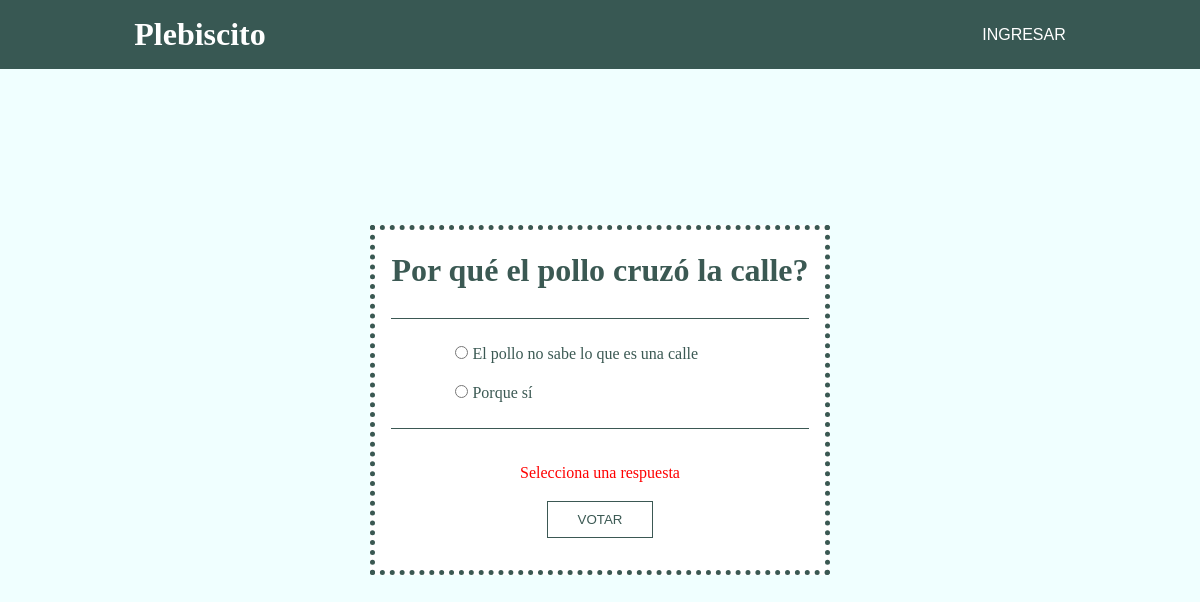
/polls/5/vote, run on the app's committed database.
### polls/models.py (models this page shows, shortened)
class Question(models.Model):
    question_text = models.CharField(max_length=200)
    pub_date = models.DateTimeField('Fecha de publicación')
    def was_published_recently(self):
        now = timezone.now()
        return now - datetime.timedelta(days=1) <= self.pub_date <=now
    was_published_recently.admin_order_field = 'pub_date'
    was_published_recently.boolean = True
    was_published_recently.short_description = 'Publicado recientemente?'

class Choice(models.Model):
    question = models.ForeignKey(Question, on_delete=models.CASCADE)
    choice_text = models.CharField(max_length=200)
    votes = models.IntegerField(default=0)

### polls/views.py (the view, shortened to what this page needs)
# urls.py: path('<int:question_id>/vote', views.vote, name='vote'),
def vote(request, question_id):
    question = get_object_or_404(Question, pk=question_id)
    choice = get_object_or_404(Choice, pk=question_id)
    try:
        selected_choice = question.choice_set.get(pk=request.POST['choice'])
    except (KeyError, Choice.DoesNotExist):
        return render(request, 'polls/detail.html', {
            'question':question,
            'error_message':"Selecciona una respuesta",
            })

### polls/templates/polls/detail.html (shortened to what this page needs)
{% extends 'base.html' %}
{% block content %}
<div class="sub-title">
  <h1>{{ question.question_text }}</h1>
</div>
<div class="sub-content">
<form action='{% url 'polls:vote' question.id %}' method='post'>
{% for choice in question.choice_set.all %}
  <div class="sub-option">
    <input type="radio" name="choice" id="choice{{ forloop.counter }}" value="{{ choice.id }}">
    <label for="choice{{ forloop.counter }}">{{ choice.choice_text }}</label><br>
  </div>
{% endfor %}
</div>
<div class="sub-footer">
    {% if error_message  %}
  <p class="error">{{ error_message }}</p>
  {% endif %}
    <input type="submit" value="VOTAR">
</div>
{% endblock %}

### polls/templates/base.html (style rules this page uses)
* { margin: 0; padding: 0; }
*, *::before, *::after { box-sizing: border-box; }
:root { --background: rgba(10, 47, 40, 0.8); }
h1, h2, h3 { font-family: 'Times New Roman', Times, serif; }
.sub-title { text-align: center; padding-bottom: 1.5em; border-bottom: 1px solid var(--background); }
.sub-content { padding: 1em; line-height: 1.4; }
.sub-option { padding: .5em 3em; }
.sub-footer { padding: 1em; text-align: center; border-top: 1px solid var(--background); }
input[type=submit] { background: white; color: var(--background); border: 1px solid var(--background); padding: 10px 30px; }
.error { color: red; padding: 1em; }

### data on the page
Question: question_text "Por qué el pollo cruzó la calle?"
Choice: choice_text "El pollo no sabe lo que es una calle"
Choice: choice_text "Porque sí"

### other printed values
{{ error_message }} "Selecciona una respuesta"
